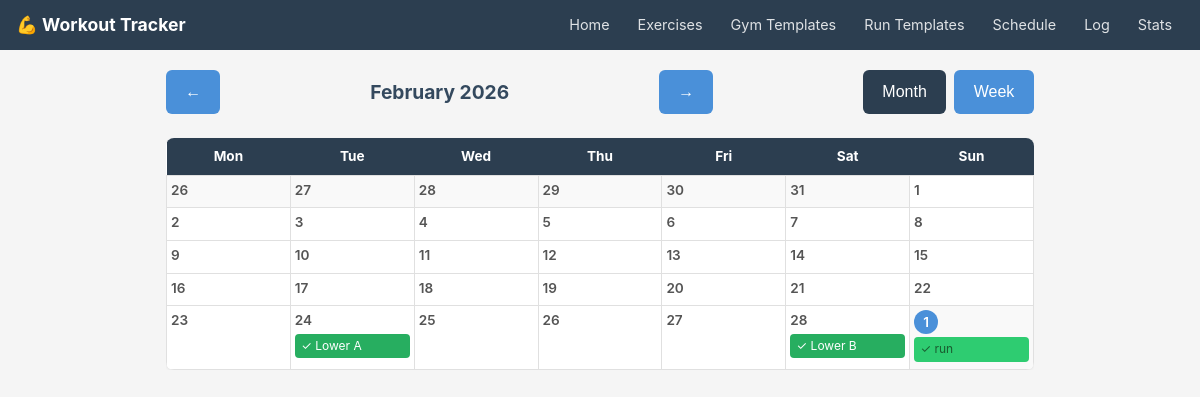
The page /schedule?view=month&year=2026&month=2&day=1 on the database its author committed.
### tables this page shows
CREATE TABLE completed_gym_workouts (
        id               INTEGER PRIMARY KEY AUTOINCREMENT,
        date             TEXT NOT NULL,
        gym_template_id  INTEGER REFERENCES gym_templates(id),  -- soft reference, nullable
        notes            TEXT
    );

CREATE TABLE gym_templates (
        id      INTEGER PRIMARY KEY AUTOINCREMENT,
        name    TEXT NOT NULL UNIQUE,
        notes   TEXT
    );

CREATE TABLE completed_run_workouts (
        id                     INTEGER PRIMARY KEY AUTOINCREMENT,
        date                   TEXT NOT NULL,
        run_template_id        INTEGER REFERENCES run_templates(id),  -- soft reference, nullable
        run_type               TEXT NOT NULL,
        total_distance_meters  REAL,
        total_duration_seconds INTEGER,
        garmin_activity_id     TEXT,
        notes                  TEXT
    );

### routers/schedule.py (the view)
@router.get("", response_class=HTMLResponse)
def schedule_view(
    request: Request,
    view: str = "month",
    year: Optional[int] = None,
    month: Optional[int] = None,
    day: Optional[int] = None
):
    today = date.today()
    year = year or today.year
    month = month or today.month
    day = day or today.day
    conn = get_connection()
    gym_templates = conn.execute("SELECT * FROM gym_templates ORDER BY name").fetchall()
    run_templates = conn.execute("SELECT * FROM run_templates ORDER BY name").fetchall()
    if view == "week":
        days = get_week_days(year, month, day)
        date_strs = [d.isoformat() for d in days]
        by_date = get_workouts_for_dates(conn, date_strs)
        prev_day = days[0] - timedelta(weeks=1)
        next_day = days[0] + timedelta(weeks=1)
        conn.close()
        return templates.TemplateResponse("schedule/calendar.html", {
            "request": request,
            "view": "week",
            "days": days,
            "by_date": by_date,
            "today": today,
            "year": year, "month": month, "day": day,
            "prev_year": prev_day.year, "prev_month": prev_day.month, "prev_day": prev_day.day,
            "next_year": next_day.year, "next_month": next_day.month, "next_day": next_day.day,
            "gym_templates": gym_templates,
            "run_templates": run_templates,
            "month_name": today.strftime("%B %Y")
        })
    else:
        weeks = get_month_weeks(year, month)
        all_days = [d for week in weeks for d in week]
        date_strs = [d.isoformat() for d in all_days]
        by_date = get_workouts_for_dates(conn, date_strs)
        first = date(year, month, 1)
        prev = first - timedelta(days=1)
        next_m = first + timedelta(days=32)
        conn.close()
        return templates.TemplateResponse("schedule/calendar.html", {
            "request": request,
            "view": "month",
            "weeks": weeks,
            "by_date": by_date,
            "today": today,
            "year": year, "month": month, "day": day,
            "prev_year": prev.year, "prev_month": prev.month, "prev_day": 1,
            "next_year": next_m.year, "next_month": next_m.month, "next_day": 1,
            "gym_templates": gym_templates,
            "run_templates": run_templates,
            "month_name": date(year, month, 1).strftime("%B %Y")
        })

### templates/schedule/calendar.html (shortened to what this page needs)
{% extends "base.html" %}
{% block content %}
<div class="cal-nav">
    <a href="/schedule?view={{ view }}&year={{ prev_year }}&month={{ prev_month }}&day={{ prev_day }}">
        <button>←</button>
    </a>
    <h2>{{ month_name }}</h2>
    <a href="/schedule?view={{ view }}&year={{ next_year }}&month={{ next_month }}&day={{ next_day }}">
        <button>→</button>
    </a>
    <div class="view-toggle">
        <a href="/schedule?view=month&year={{ year }}&month={{ month }}&day={{ day }}">
            <button class="{% if view == 'month' %}active-view{% endif %}">Month</button>
        </a>
        <a href="/schedule?view=week&year={{ year }}&month={{ month }}&day={{ day }}">
            <button class="{% if view == 'week' %}active-view{% endif %}">Week</button>
        </a>
    </div>
</div>
{% if view == "month" %}
<div class="table-wrap">
<table class="month-grid">
    <thead>
        <tr>
            {% for day_name in ["Mon","Tue","Wed","Thu","Fri","Sat","Sun"] %}
            <th>{{ day_name }}</th>
            {% endfor %}
        </tr>
    </thead>
    <tbody>
        {% for week in weeks %}
        <tr>
            {% for d in week %}
            {% set ds = d.isoformat() %}
            {% set day_data = by_date.get(ds, {"scheduled": [], "completed": []}) %}
            {% set completed_types = day_data.completed | map(attribute='workout_type') | list %}
            <td class="{% if d == today %}today{% endif %} {% if d.month != month %}other-month{% endif %}"
                onclick="openDayModal('{{ ds }}')">
                <div class="day-number">{{ d.day }}</div>
                {% for c in day_data.completed %}
                    <span class="pill pill-done-{{ c.workout_type }}"
                          data-id="{{ c.id }}"
                          data-type="{{ c.workout_type }}"
                          data-name="{{ c.template_name or c.workout_type }}"
                          onclick="event.stopPropagation(); openCompletedModal(parseInt(this.dataset.id), this.dataset.type, this.dataset.name)">
                        ✓ {{ c.template_name or c.workout_type }}
                    </span>
                {% endfor %}
            </td>
            {% endfor %}
        </tr>
        {% endfor %}
    </tbody>
</table>
</div>
{% endif %}
{% endblock %}

### templates/base.html (style rules this page uses)
*, *::before, *::after { box-sizing: border-box; margin: 0; padding: 0; }
body { font-family: -apple-system, BlinkMacSystemFont, 'Segoe UI', sans-serif; font-size: 16px; line-height: 1.5; color: #222; background: #f5f5f5; }
h2 { font-size: 1.2rem; margin: 1.5rem 0 0.75rem; color: #34495e; }
button, .btn { padding: 0.6rem 1.2rem; font-size: 1rem; border: none; border-radius: 6px; cursor: pointer; background: #4a90d9; color: white; min-height: 44px; min-width: 44px; }
a button, button a { text-decoration: none; }
.table-wrap { overflow-x: auto; -webkit-overflow-scrolling: touch; }
table { width: 100%; border-collapse: collapse; margin-top: 0.5rem; background: white; border-radius: 8px; overflow: hidden; box-shadow: 0 1px 3px rgba(0,0,0,0.08); }
th { text-align: left; padding: 0.6rem 0.75rem; background: #f0f4f8; font-size: 0.85rem; color: #555; white-space: nowrap; }
td { padding: 0.6rem 0.75rem; border-top: 1px solid #eee; font-size: 0.95rem; }
a { color: #4a90d9; text-decoration: none; }

### templates/schedule/calendar.html (style rules this page uses)
.cal-nav { display: flex; align-items: center; justify-content: space-between; margin-bottom: 1rem; gap: 0.5rem; flex-wrap: wrap; }
.cal-nav h2 { margin: 0; }
.view-toggle { display: flex; gap: 0.5rem; }
.view-toggle a button { min-width: 80px; }
.active-view { background: #2c3e50; }
.month-grid { width: 100%; border-collapse: collapse; }
.month-grid th { background: #2c3e50; color: white; text-align: center; padding: 0.5rem; font-size: 0.85rem; }
.month-grid td { vertical-align: top; border: 1px solid #e0e0e0; padding: 0.25rem; min-height: 80px; width: 14.28%; cursor: pointer; background: white; }
.month-grid td.today { background: #e8f4fd; }
.month-grid td.other-month { background: #f9f9f9; color: #bbb; }
.day-number { font-size: 0.85rem; font-weight: 600; color: #555; margin-bottom: 0.2rem; }
.today .day-number { background: #4a90d9; color: white; border-radius: 50%; width: 24px; height: 24px; display: flex; align-items: center; justify-content: center; }
.pill { display: block; font-size: 0.75rem; padding: 0.2rem 0.4rem; border-radius: 4px; margin-bottom: 0.2rem; white-space: nowrap; overflow: hidden; text-overflow: ellipsis; cursor: pointer; text-decoration: none; color: white; }
.pill-done-gym { background: #27ae60; }
.pill-done-run { background: #2ecc71; color: #1a5c30; }

### rows shown on the page
completed_gym_workouts: name "Lower A"
completed_gym_workouts: name "Lower B"
completed_run_workouts: template_name "run"

### other values the page prints
{{ month_name }} "February 2026"
{{ day_name }} "Mon" "Tue" "Wed" "Thu" "Fri" "Sat" "Sun"
{{ d.day }} "26" "27" "28" "29" "30" "31" "1" "2" "3" "4" "5" "6" "7" "8" "9" "10" "11" "12" "13" "14" "15" "16" "17" "18" "19" "20" "21" "22" "23" "24" "25" "26" "27" "28" "1"
